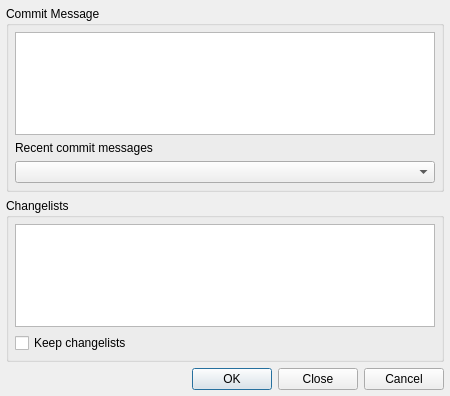
<?xml version="1.0" encoding="UTF-8"?>
<ui version="4.0">
 <class>SvnCommitDialog</class>
 <widget class="QWidget" name="SvnCommitDialog">
  <property name="geometry">
   <rect>
    <x>0</x>
    <y>0</y>
    <width>450</width>
    <height>396</height>
   </rect>
  </property>
  <property name="windowTitle">
   <string>Subversion</string>
  </property>
  <layout class="QVBoxLayout" name="verticalLayout_3">
   <item>
    <widget class="QGroupBox" name="logGroup">
     <property name="title">
      <string>Commit Message</string>
     </property>
     <layout class="QVBoxLayout" name="verticalLayout">
      <item>
       <widget class="QTextEdit" name="logEdit">
        <property name="toolTip">
         <string>Enter the log message.</string>
        </property>
        <property name="whatsThis">
         <string>&lt;b&gt;Log Message&lt;/b&gt;
&lt;p&gt;Enter the log message for the commit action.&lt;/p&gt;</string>
        </property>
        <property name="tabChangesFocus">
         <bool>true</bool>
        </property>
        <property name="acceptRichText">
         <bool>false</bool>
        </property>
       </widget>
      </item>
      <item>
       <widget class="QLabel" name="label">
        <property name="text">
         <string>Recent commit messages</string>
        </property>
       </widget>
      </item>
      <item>
       <widget class="QComboBox" name="recentComboBox">
        <property name="toolTip">
         <string>Select a recent commit message to use</string>
        </property>
       </widget>
      </item>
     </layout>
    </widget>
   </item>
   <item>
    <widget class="QGroupBox" name="changeListsGroup">
     <property name="title">
      <string>Changelists</string>
     </property>
     <layout class="QVBoxLayout" name="verticalLayout_2">
      <item>
       <widget class="QListWidget" name="changeLists">
        <property name="toolTip">
         <string>Select the change lists to limit the commit</string>
        </property>
       </widget>
      </item>
      <item>
       <widget class="QCheckBox" name="keepChangeListsCheckBox">
        <property name="toolTip">
         <string>Select to keep the changelists</string>
        </property>
        <property name="text">
         <string>Keep changelists</string>
        </property>
       </widget>
      </item>
     </layout>
    </widget>
   </item>
   <item>
    <widget class="QDialogButtonBox" name="buttonBox">
     <property name="orientation">
      <enum>Qt::Horizontal</enum>
     </property>
     <property name="standardButtons">
      <set>QDialogButtonBox::Cancel|QDialogButtonBox::Close|QDialogButtonBox::Ok</set>
     </property>
    </widget>
   </item>
  </layout>
 </widget>
 <layoutdefault spacing="6" margin="6"/>
 <pixmapfunction>qPixmapFromMimeSource</pixmapfunction>
 <tabstops>
  <tabstop>logEdit</tabstop>
  <tabstop>recentComboBox</tabstop>
  <tabstop>changeLists</tabstop>
  <tabstop>keepChangeListsCheckBox</tabstop>
  <tabstop>buttonBox</tabstop>
 </tabstops>
 <resources/>
 <connections/>
</ui>
